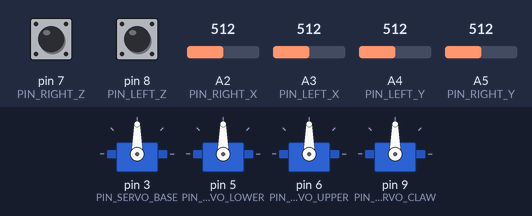
The sketch below on a simulated Arduino Uno, built with avr-gcc and run on an emulated ATmega328P. Shown: 4 × servo. The inputs (shaded band) are chosen by the test bench; at power-on: A2 (PIN_RIGHT_X) = 512, A3 (PIN_LEFT_X) = 512, A4 (PIN_LEFT_Y) = 512, A5 (PIN_RIGHT_Y) = 512, pin 7 (PIN_RIGHT_Z) HIGH, pin 8 (PIN_LEFT_Z) HIGH. What the sketch prints to the serial monitor is not drawn.

Above: at 1.8 s.
1.9 s: A2 (PIN_RIGHT_X) set to 716
At 2.71 s:
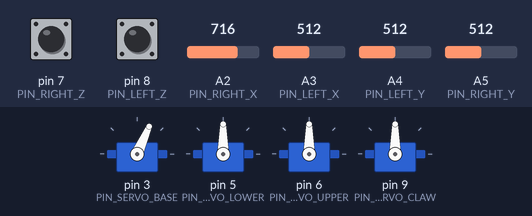
4.9 s: A3 (PIN_LEFT_X) set to 716
At 7.6 s:
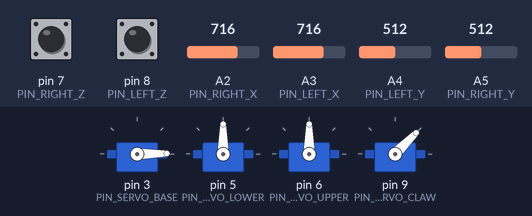
7.9 s: A4 (PIN_LEFT_Y) set to 716
At 10.7 s:
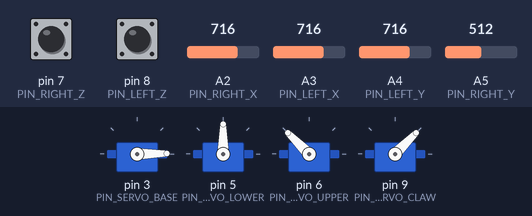
10.9 s: A5 (PIN_RIGHT_Y) set to 716
At 11.8 s:
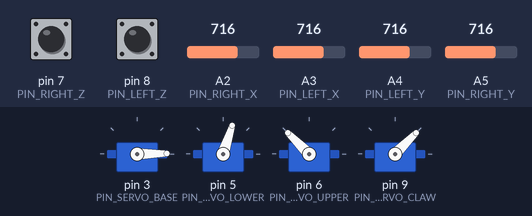
13.9 s: pin 7 (PIN_RIGHT_Z) pulled LOW for 0.15 s
17.0 s: A4 (PIN_LEFT_Y) set to 306
At 17.6 s:
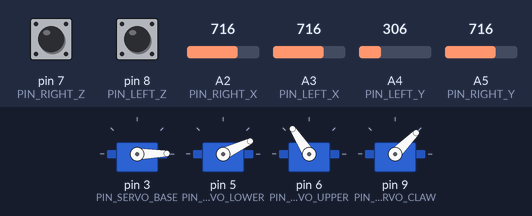
Timing chart, 0 to 23.0 s (numbered marks = the images above; inputs shaded):
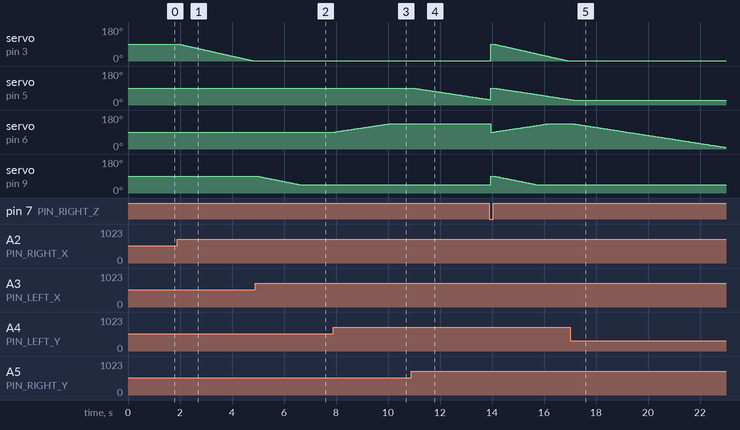

The sketch:

arm_4DoF.ino
```cpp
#include <Servo.h>

// ---------------------- CONFIG ----------------------
const int PIN_SERVO_BASE   = 3;   // myservo1
const int PIN_SERVO_LOWER  = 5;   // myservo2
const int PIN_SERVO_UPPER  = 6;   // myservo3
const int PIN_SERVO_CLAW   = 9;   // myservo4

const int PIN_RIGHT_X = A2;
const int PIN_RIGHT_Y = A5;
const int PIN_RIGHT_Z = 7;  // INPUT_PULLUP

const int PIN_LEFT_X  = A3;
const int PIN_LEFT_Y  = A4;
const int PIN_LEFT_Z  = 8;  // INPUT_PULLUP

// Limiti di sicurezza (gradi)
const int LIM_BASE_MIN  = 1,   LIM_BASE_MAX  = 180;
const int LIM_LOWER_MIN = 25,  LIM_LOWER_MAX = 180;
const int LIM_UPPER_MIN = 1,   LIM_UPPER_MAX = 135;
const int LIM_CLAW_MIN  = 45,  LIM_CLAW_MAX  = 120;

// Postura di reset
const int HOME_BASE  = 90;
const int HOME_LOWER = 90;
const int HOME_UPPER = 90;
const int HOME_CLAW  = 90;

// Dead-zone e filtro
int DEADZONE = 140;        // allargha (160–200) se trema
const float ALPHA = 0.25;  // filtro EMA: 0.1 = più liscio, 0.4 = più reattivo

// Velocità massime (gradi/secondo)
const float MAXSPD_BASE  = 180.0;
const float MAXSPD_LOWER = 120.0;
const float MAXSPD_UPPER = 120.0;
const float MAXSPD_CLAW  = 160.0;

// Inversioni (se un asse “va al contrario”, metti true)
bool INV_RIGHT_X = true;  // base
bool INV_RIGHT_Y = true;   // lower arm (di solito Y destro è "invertito")
bool INV_LEFT_X  = true;  // claw
bool INV_LEFT_Y  = false;  // upper arm

// ---------------------- STATE ----------------------
Servo sBase, sLower, sUpper, sClaw;

// posizioni “float” per integrazione morbida
float pBase  = HOME_BASE;
float pLower = HOME_LOWER;
float pUpper = HOME_UPPER;
float pClaw  = HOME_CLAW;
// posizioni intere inviate ai servo
int   iBase  = HOME_BASE;
int   iLower = HOME_LOWER;
int   iUpper = HOME_UPPER;
int   iClaw  = HOME_CLAW;

// centri calibrati
int C_RIGHT_X = 512, C_RIGHT_Y = 512, C_LEFT_X = 512, C_LEFT_Y = 512;

// valori filtrati
float fRX = 512, fRY = 512, fLX = 512, fLY = 512;

// pulsanti (debounce con edge detect)
int lastZR = HIGH, lastZL = HIGH;
unsigned long tLastZR = 0, tLastZL = 0;
const unsigned long DEBOUNCE_MS = 50;

// stato pinza toggle
bool clawOpen = false;

// tempo
unsigned long tPrev = 0;

// ---------------------- UTILS ----------------------
int readAnalogSmooth(int pin, float &fval) {
  int raw = analogRead(pin);
  fval = ALPHA * raw + (1.0 - ALPHA) * fval;
  return (int)(fval + 0.5f);
}

float axisToSpeed(int value, int center, int deadzone, float maxSpd, bool invert=false) {
  int diff = value - center;
  if (invert) diff = -diff;
  int ad = abs(diff);
  if (ad <= deadzone) return 0.0f;

  // scala (0..1) oltre la deadzone rispetto a ~metà corsa
  float effective = (float)(ad - deadzone);
  float range = 512.0f - deadzone;    // metà A/D (1024/2) meno deadzone
  if (range < 1) range = 1;
  float norm = effective / range;     // 0..~1
  if (norm > 1.0f) norm = 1.0f;

  float spd = norm * maxSpd;          // deg/sec
  return (diff < 0 ? -spd : spd);
}

int writeIfChanged(Servo &sv, float &pf, int &pi, int minA, int maxA) {
  if (pf < minA) pf = minA;
  if (pf > maxA) pf = maxA;
  int newI = (int)lround(pf);
  if (newI != pi) {
    pi = newI;
    sv.write(pi);
  }
  return pi;
}

void resetPosture() {
  pBase  = HOME_BASE;
  pLower = HOME_LOWER;
  pUpper = HOME_UPPER;
  pClaw  = HOME_CLAW;
  writeIfChanged(sBase,  pBase,  iBase,  LIM_BASE_MIN,  LIM_BASE_MAX);
  writeIfChanged(sLower, pLower, iLower, LIM_LOWER_MIN, LIM_LOWER_MAX);
  writeIfChanged(sUpper, pUpper, iUpper, LIM_UPPER_MIN, LIM_UPPER_MAX);
  writeIfChanged(sClaw,  pClaw,  iClaw,  LIM_CLAW_MIN,  LIM_CLAW_MAX);
}

void toggleClaw() {
  if (clawOpen) pClaw = LIM_CLAW_MIN; else pClaw = LIM_CLAW_MAX;
  clawOpen = !clawOpen;
  writeIfChanged(sClaw, pClaw, iClaw, LIM_CLAW_MIN, LIM_CLAW_MAX);
}

void calibrateCenters() {
  // legge per ~200 campioni e fa la media
  const int N = 200;
  long sx=0, sy=0, ux=0, uy=0;
  for (int i=0;i<N;i++) {
    sx += analogRead(PIN_RIGHT_X);
    sy += analogRead(PIN_RIGHT_Y);
    ux += analogRead(PIN_LEFT_X);
    uy += analogRead(PIN_LEFT_Y);
    delay(2);
  }
  C_RIGHT_X = sx / N;
  C_RIGHT_Y = sy / N;
  C_LEFT_X  = ux / N;
  C_LEFT_Y  = uy / N;

  // inizializza i filtri con i centri reali
  fRX = C_RIGHT_X; fRY = C_RIGHT_Y; fLX = C_LEFT_X; fLY = C_LEFT_Y;
}

// ---------------------- SETUP ----------------------
void setup() {
  sBase.attach (PIN_SERVO_BASE);
  sLower.attach(PIN_SERVO_LOWER);
  sUpper.attach(PIN_SERVO_UPPER);
  sClaw.attach (PIN_SERVO_CLAW);

  pinMode(PIN_RIGHT_Z, INPUT_PULLUP);
  pinMode(PIN_LEFT_Z,  INPUT_PULLUP);

  Serial.begin(9600);
  delay(200);

  calibrateCenters();    // ← importantissimo se i joystick non centrano a 512

  resetPosture();

  tPrev = millis();

  // Piccolo messaggio diagnostico
  Serial.print("Centers: RX="); Serial.print(C_RIGHT_X);
  Serial.print(" RY="); Serial.print(C_RIGHT_Y);
  Serial.print(" LX="); Serial.print(C_LEFT_X);
  Serial.print(" LY="); Serial.println(C_LEFT_Y);
}

// ---------------------- LOOP ----------------------
void loop() {
  // tempo (per velocità a gradi/secondo)
  unsigned long now = millis();
  float dt = (now - tPrev) / 1000.0f;
  if (dt < 0) dt = 0;
  if (dt > 0.05f) dt = 0.05f; // limita step (anti salti se ci sono lag)
  tPrev = now;

  // letture filtrate
  int RX = readAnalogSmooth(PIN_RIGHT_X, fRX);
  int RY = readAnalogSmooth(PIN_RIGHT_Y, fRY);
  int LX = readAnalogSmooth(PIN_LEFT_X,  fLX);
  int LY = readAnalogSmooth(PIN_LEFT_Y,  fLY);

  // velocità (deg/s), con inversioni dove serve
  float vBase  = axisToSpeed(RX, C_RIGHT_X, DEADZONE, MAXSPD_BASE,  INV_RIGHT_X);
  float vLower = axisToSpeed(RY, C_RIGHT_Y, DEADZONE, MAXSPD_LOWER, INV_RIGHT_Y);
  float vUpper = axisToSpeed(LY, C_LEFT_Y,  DEADZONE, MAXSPD_UPPER, INV_LEFT_Y);
  float vClaw  = axisToSpeed(LX, C_LEFT_X,  DEADZONE, MAXSPD_CLAW,  INV_LEFT_X);

  // integrazione posizioni
  pBase  += vBase  * dt;
  pLower += vLower * dt;
  pUpper += vUpper * dt;
  pClaw  += vClaw  * dt;

  // scrivi solo se cambiate
  writeIfChanged(sBase,  pBase,  iBase,  LIM_BASE_MIN,  LIM_BASE_MAX);
  writeIfChanged(sLower, pLower, iLower, LIM_LOWER_MIN, LIM_LOWER_MAX);
  writeIfChanged(sUpper, pUpper, iUpper, LIM_UPPER_MIN, LIM_UPPER_MAX);
  writeIfChanged(sClaw,  pClaw,  iClaw,  LIM_CLAW_MIN,  LIM_CLAW_MAX);

  // ----- Pulsanti con debounce ed edge detect -----
  int zR = digitalRead(PIN_RIGHT_Z);
  int zL = digitalRead(PIN_LEFT_Z);

  if (zL != lastZL) {           // variazione
    tLastZL = now;
    lastZL = zL;
  } else if (zL == LOW && (now - tLastZL) > DEBOUNCE_MS) {
    // fronte stabile di pressione (LOW con INPUT_PULLUP)
    toggleClaw();
    tLastZL = now + 1000;       // evita retrigger finché resta premuto
  }

  if (zR != lastZR) {
    tLastZR = now;
    lastZR = zR;
  } else if (zR == LOW && (now - tLastZR) > DEBOUNCE_MS) {
    resetPosture();
    tLastZR = now + 1000;
  }

  // piccola pausa
  delay(5);
}
```

Measured:
- after the input at 1.9 s, servo on pin 3 (PIN_SERVO_BASE): moves from 90° to 1° over 2.8 s, starting after 0.06 s
- after the input at 4.9 s, servo on pin 9 (PIN_SERVO_CLAW): moves from 90° to 45° over 1.6 s, starting after 0.06 s
- after the input at 7.9 s, servo on pin 6 (PIN_SERVO_UPPER): moves from 90° to 135° over 2.1 s, starting after 0.07 s
- after the input at 10.9 s, servo on pin 5 (PIN_SERVO_LOWER): moves from 90° to 29° over 2.9 s, starting after 0.06 s
- after the input at 17.0 s, servo on pin 6 (PIN_SERVO_UPPER): moves from 135° to 8° over 5.9 s, starting after 0.07 s
